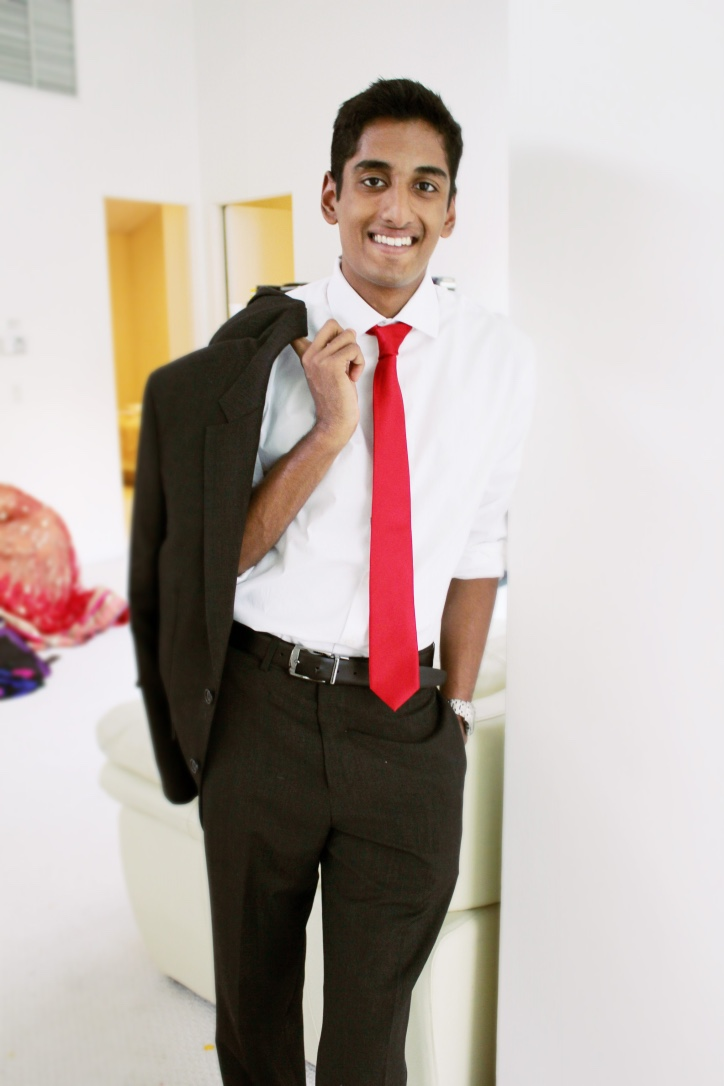
#> input picture thumb_DPP_0570_1024.jpg, 724 x 1086 px
$ python blobDetection.py
#> lines starting #> are read from the running program, lines starting #| are printed output that depends on the picture
import numpy as np
import cv2

face_cascade = cv2.CascadeClassifier("haarcascade_frontalface_default.xml")
eye_cascade = cv2.CascadeClassifier("haarcascade_eye.xml")
mouth_cascade = cv2.CascadeClassifier("Mouth.xml")

img = cv2.imread("thumb_DPP_0570_1024.jpg")
#> img is the input picture: shape (1086, 724, 3); mean B, G, R 170.5, 176.4, 187.2
#this line of code stores the image read by openCV in the img variable
gray = cv2.cvtColor(img, cv2.COLOR_BGR2GRAY)
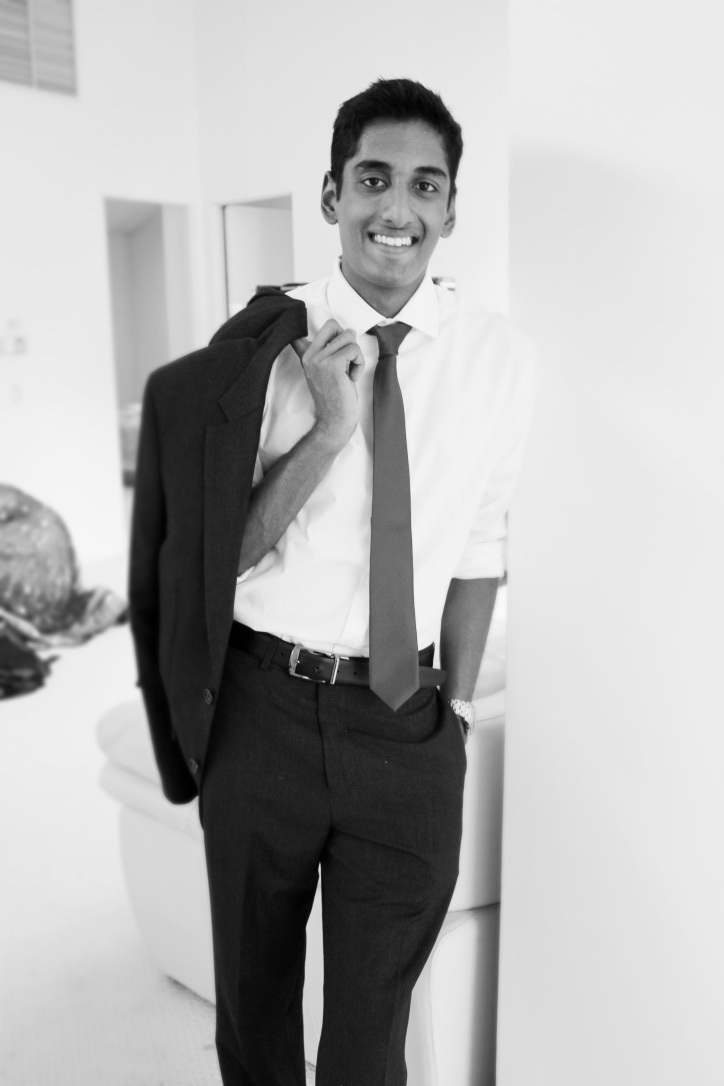
#> gray: shape (1086, 724); min 0, max 250, mean 178.9
#stores the grayscale of img by converting the color to gray

faces = face_cascade.detectMultiScale(gray, 1.3, 5)
#> faces = [[316, 119, 161, 161]]
#detects faces using the face_cascade and the grayscale of the img
#the second parameter represents scaleFactor
#the third parameter represents minimum neighbors

for (x,y,w,h) in faces:
    #extracts x,y, width, height of faces
    #roi stands for the region of interest
#> (the run stopped early here; a loop or call above may not have finished)

$ run again, with angry.jpg copied over thumb_DPP_0570_1024.jpg
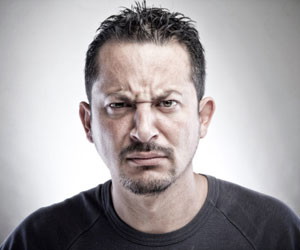
#> input picture angry.jpg, 300 x 250 px
#> img is the input picture: shape (250, 300, 3); mean B, G, R 163, 161, 166.1
#> `gray = cv2.cvtColor(img, cv2.COLOR_BGR2GRAY)`:
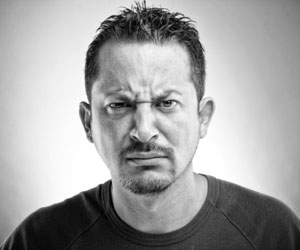
#> gray: shape (250, 300); min 0, max 255, mean 162.7
#> faces = [[78, 53, 132, 132]]
